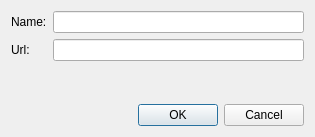
<?xml version="1.0" encoding="UTF-8"?>
<ui version="4.0">
 <class>EditDialog</class>
 <widget class="QDialog" name="EditDialog">
  <property name="geometry">
   <rect>
    <x>0</x>
    <y>0</y>
    <width>315</width>
    <height>137</height>
   </rect>
  </property>
  <property name="windowTitle">
   <string>Dialog</string>
  </property>
  <layout class="QVBoxLayout" name="verticalLayout">
   <item>
    <layout class="QGridLayout" name="gridLayout">
     <item row="1" column="0">
      <widget class="QLabel" name="label_2">
       <property name="text">
        <string>Url:</string>
       </property>
      </widget>
     </item>
     <item row="0" column="0">
      <widget class="QLabel" name="label">
       <property name="text">
        <string>Name:</string>
       </property>
      </widget>
     </item>
     <item row="0" column="1">
      <widget class="QLineEdit" name="nameInput"/>
     </item>
     <item row="1" column="1">
      <widget class="QLineEdit" name="urlInput"/>
     </item>
    </layout>
   </item>
   <item>
    <spacer name="verticalSpacer">
     <property name="orientation">
      <enum>Qt::Vertical</enum>
     </property>
     <property name="sizeHint" stdset="0">
      <size>
       <width>20</width>
       <height>40</height>
      </size>
     </property>
    </spacer>
   </item>
   <item>
    <widget class="QDialogButtonBox" name="buttonBox">
     <property name="orientation">
      <enum>Qt::Horizontal</enum>
     </property>
     <property name="standardButtons">
      <set>QDialogButtonBox::Cancel|QDialogButtonBox::Ok</set>
     </property>
    </widget>
   </item>
  </layout>
 </widget>
 <resources/>
 <connections>
  <connection>
   <sender>buttonBox</sender>
   <signal>accepted()</signal>
   <receiver>EditDialog</receiver>
   <slot>accept()</slot>
   <hints>
    <hint type="sourcelabel">
     <x>248</x>
     <y>254</y>
    </hint>
    <hint type="destinationlabel">
     <x>157</x>
     <y>274</y>
    </hint>
   </hints>
  </connection>
  <connection>
   <sender>buttonBox</sender>
   <signal>rejected()</signal>
   <receiver>EditDialog</receiver>
   <slot>reject()</slot>
   <hints>
    <hint type="sourcelabel">
     <x>316</x>
     <y>260</y>
    </hint>
    <hint type="destinationlabel">
     <x>286</x>
     <y>274</y>
    </hint>
   </hints>
  </connection>
 </connections>
</ui>
